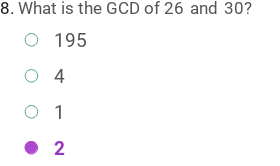
#> input picture backend/gifs/4.gif, 280 x 166 px
$ jupyter execute --allow-errors test.ipynb
#> lines starting #> are read from the running program, lines starting #| are printed output that depends on the picture; after the words box and inside, x2 and y2 are one past the last pixel; in counts of white or black regions, pixels touching at a corner belong together; pictures that were not available may be replaced by others from this repository, and a replacement may not be noted
[cell 1]
from PIL import Image, ImageEnhance
import matplotlib.pyplot as plt
import cv2
import numpy as np
import os
import math
from moviepy.editor import VideoFileClip

[cell 2]
img = Image.open("gifs/4.gif")
#> img is the input picture: PIL image 280x166 RGBA; mean R, G, B, A 4.3, 4.1, 4.9, 7.4

arr = np.array(img)

blue_c = arr[259:279, 32:52, :]
#> blue_c = empty array
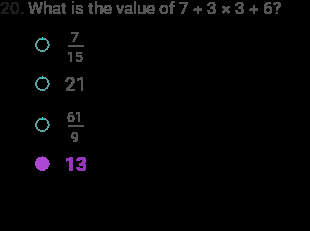
#> input picture backend/gifs/0.gif, 310 x 231 px
#> further down, img is the input picture: shape (231, 310, 4); mean B, G, R, A 3.4, 2.8, 3, 5
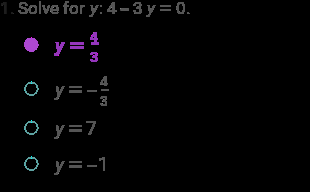
#> input picture backend/wolfram.png, 310 x 192 px, given in place of blue.png, which was not available
#> further down, blue_template is the input picture: shape (192, 310, 4); mean B, G, R, A 4.2, 3.1, 3.6, 5.6
#> (the rest of this cell did not finish here and is left out)

[cell 3]
def getCoords(img, template, find_num, show=False):
#> called with find_num = 3, show = False
    List = []
    w, h = template.shape[0], template.shape[1]
#> w = 192; h = 310

    showImg = img.copy()

    result = cv2.matchTemplate(img,template, cv2.TM_CCOEFF_NORMED)
#> result = 40 values, max 0.149 at index 0, min -0.0132 at index 20, mean 0.041
    # get find_num best matches
    loc = np.where(result >= np.sort(result.flatten())[-find_num])
#> loc = ([0, 1, 2], [0, 0, 0])


    for i in zip(*loc[::-1]):
        location = (i[0] + w, i[1] + h)
        List.append([i, location])

        cv2.rectangle(showImg, i, location, 255, 0)
#> this loop made 3 passes
#> (i, location) on passes 1 to 3: ((0, 0), (192, 310)), ((0, 1), (192, 311)), ((0, 2), (192, 312))
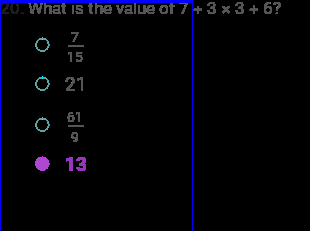
#> showImg: shape (231, 310, 4); 1.45% of pixels changed, all inside (x1, y1, x2, y2) = (0, 0, 193, 231)
#> after the loop, List = [[(0, 0), (192, 310)], [(0, 1), (192, 311)], [(0, 2), (192, 312)]]
#> `blueCoord = getCoords(img, blue_template, 3, show=False)`: blueCoord has the same summary as List in getCoords

    List = sorted(List, key=lambda x: x[0][1])

    if show:
        plt.imshow(showImg)
        plt.show()
    return List

[cell 4]
gifs = os.listdir("gifs")

os.system("rm -rf processedImgs")
os.mkdir("processedImgs")

#> (the rest of this cell did not finish here and is left out)


    # find solution_idx
    solution_idx = 0
    for coord in blueCoord:
        if pinkCoord[0][0][1] > coord[0][1]:
            solution_idx += 1
        else:
            break

    # create subfolder
    os.mkdir(f"processedImgs/{gif.replace('.gif', '')}_{solution_idx}")

    allCoord = [
        [(0, 0), (0, 0)],
        *blueCoord[:solution_idx],
        *pinkCoord,
        *blueCoord[solution_idx:],
        [(img_h, img_h), (img_h, img_h)]
    ] # coords for lines

    for i in range(len(allCoord) - 1):
        # adjust coords
        lower_coord = max(0, allCoord[i][0][1])
        upper_coord = allCoord[i+1][0][1]

        if i == 0:
            while np.sum(img[upper_coord-2:upper_coord, :, 1]) != 0:
                upper_coord -= int(0.01 * img_h)

            img_block = img[lower_coord:upper_coord, :] # take whole slice

        else:
            while np.sum(img[lower_coord:lower_coord+2, allCoord[i][0][0]:, 1]) != 0:
                lower_coord -= int(0.01 * img_h)

            while np.sum(img[upper_coord-2:upper_coord, allCoord[i][0][0]:, 1]) != 0:
                upper_coord -= int(0.01 * img_h)

            img_block = img[lower_coord:upper_coord, allCoord[i][1][0]+2:img_w] # take slice from right of blue/pink template

        # crop image
        ret, thresh = cv2.threshold(img_block,20,255,cv2.THRESH_BINARY)
        white_pt_coords=np.argwhere(thresh)
        min_y = min(white_pt_coords[:,0])
        min_x = min(white_pt_coords[:,1])
        max_y = max(white_pt_coords[:,0])
        max_x = max(white_pt_coords[:,1])

        crop = img_block[
            max(0, min_y-2):min(max_y+2, img_block.shape[0]),
            max(0, min_x-2):min(max_x+2, img_block.shape[1])
        ]

        crop[:,:,0] = 0

        crop = Image.fromarray(crop).convert('LA')

        # manipulate solution image
        if i == solution_idx + 1:
            # erode
            crop = np.array(crop)
            kernel = cv2.getStructuringElement(cv2.MORPH_RECT, (2, 1))
            crop = cv2.erode(crop, kernel, iterations=1)

            # interpolate
            x_p = [i for i in range(256)]
            y_p = [max(0, i - 35) for i in range(256)]
            # y_p = [max(0, i - 10) for i in range(120)] + [109 + (255 - 119) * (1 - math.exp(-0.006 * (i - 10))) for i in range(120, 180)] + [(i - 15) for i in range(180, 256)]

            alpha = crop[:,:,1]
            alpha = np.interp(alpha, x_p, y_p)
            crop[:,:,1] = alpha

            crop = Image.fromarray(crop, mode='LA')

        if i == 0:
            # dilate
            crop = np.array(crop)
            kernel = cv2.getStructuringElement(cv2.MORPH_RECT, (2, 1))
            crop = cv2.dilate(crop, kernel, iterations=1)

            # interpolate
            x_p = [i for i in range(256)]
            y_p = [max(0, i - 10) for i in range(120)] + [109 + (255 - 119) * (1 - math.exp(-0.01 * i)) for i in range(120, 235)] + [i for i in range(235, 256)]

            alpha = crop[:,:,1]
            alpha = np.interp(alpha, x_p, y_p)
            crop[:,:,1] = alpha

            crop = Image.fromarray(crop, mode='LA')

        crop = ImageEnhance.Brightness(crop).enhance(0.4)

        # show image
        # plt.imshow(crop)
        # plt.show()

        if i == 0:
            crop.save(f"processedImgs/{gif.replace('.gif', '')}_{solution_idx}/q.png")
        else:
            crop.save(f"processedImgs/{gif.replace('.gif', '')}_{solution_idx}/a{i}.png")

[cell 5]
img = cv2.imread(f'gifs/0.gif',-1)
blue_template = cv2.imread('blue.png',-1)
pink_template = cv2.imread('pink.png',-1)

img_w, img_h = img.shape[1], img.shape[0]

out = cv2.VideoWriter('out.mp4', cv2.VideoWriter_fourcc(*'mp4v'), 2, (img_w, img_h), False)

blueCoord = getCoords(img, blue_template, 3, show=False)
#> (the rest of this cell did not finish here and is left out)
